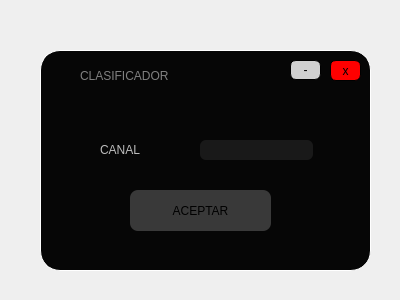
<?xml version="1.0" encoding="UTF-8"?>
<ui version="4.0">
 <class>Form</class>
 <widget class="QWidget" name="Form">
  <property name="geometry">
   <rect>
    <x>0</x>
    <y>0</y>
    <width>400</width>
    <height>300</height>
   </rect>
  </property>
  <property name="windowTitle">
   <string>Form</string>
  </property>
  <widget class="QWidget" name="widget" native="true">
   <property name="geometry">
    <rect>
     <x>40</x>
     <y>50</y>
     <width>331</width>
     <height>221</height>
    </rect>
   </property>
   <property name="styleSheet">
    <string notr="true">QWidget#widget{

background-color: rgb(6, 6, 6);
border-radius:20px;
	gridline-color: rgb(255, 255, 255);
	border-color: rgb(255, 255, 255);
border: 1px solid white;
}</string>
   </property>
   <widget class="QPushButton" name="BAceptar">
    <property name="geometry">
     <rect>
      <x>90</x>
      <y>140</y>
      <width>141</width>
      <height>41</height>
     </rect>
    </property>
    <property name="cursor">
     <cursorShape>PointingHandCursor</cursorShape>
    </property>
    <property name="styleSheet">
     <string notr="true">QPushButton#BAceptar{

background-color: rgb(57, 57, 57);

border-radius:8px;

font: 70 15pt &quot;Rockwell Extra Bold&quot;;
color:black;
}</string>
    </property>
    <property name="text">
     <string>ACEPTAR</string>
    </property>
   </widget>
   <widget class="QLabel" name="label_2">
    <property name="geometry">
     <rect>
      <x>60</x>
      <y>89</y>
      <width>81</width>
      <height>21</height>
     </rect>
    </property>
    <property name="styleSheet">
     <string notr="true">font: 14pt &quot;Lucida Console&quot;;

color: rgb(189, 189, 189);
;
font: 70 15pt &quot;Rockwell Extra Bold&quot;;</string>
    </property>
    <property name="text">
     <string>CANAL</string>
    </property>
   </widget>
   <widget class="QLineEdit" name="lineEdit">
    <property name="geometry">
     <rect>
      <x>160</x>
      <y>90</y>
      <width>113</width>
      <height>20</height>
     </rect>
    </property>
    <property name="styleSheet">
     <string notr="true">background-color: rgb(25, 25, 25);
border-radius:6px;
color: white</string>
    </property>
    <property name="text">
     <string/>
    </property>
   </widget>
   <widget class="QFrame" name="frame_4">
    <property name="geometry">
     <rect>
      <x>10</x>
      <y>10</y>
      <width>311</width>
      <height>31</height>
     </rect>
    </property>
    <property name="styleSheet">
     <string notr="true">QFrame#frame_4{
	background-color: rgb(6, 6, 6);
border-top-left-radius:20px;
border-top-right-radius:20px;



}</string>
    </property>
    <property name="frameShape">
     <enum>QFrame::StyledPanel</enum>
    </property>
    <property name="frameShadow">
     <enum>QFrame::Raised</enum>
    </property>
    <widget class="QPushButton" name="min_3">
     <property name="geometry">
      <rect>
       <x>910</x>
       <y>10</y>
       <width>41</width>
       <height>21</height>
      </rect>
     </property>
     <property name="cursor">
      <cursorShape>PointingHandCursor</cursorShape>
     </property>
     <property name="styleSheet">
      <string notr="true">QPushButton#min_3{
	background-color: rgb(208, 208, 208);
font: 16pt &quot;MS Shell Dlg 2&quot;;
border-radius:6px;
border: 1px solid black;


}</string>
     </property>
     <property name="text">
      <string>-</string>
     </property>
    </widget>
    <widget class="QPushButton" name="cerrar_3">
     <property name="geometry">
      <rect>
       <x>960</x>
       <y>10</y>
       <width>41</width>
       <height>21</height>
      </rect>
     </property>
     <property name="cursor">
      <cursorShape>PointingHandCursor</cursorShape>
     </property>
     <property name="styleSheet">
      <string notr="true">QPushButton#cerrar_3{

background-color: rgb(255, 0, 0);
border-radius:6px;
border: 1px solid black;
font: 11pt &quot;MS Shell Dlg 2&quot;;

}</string>
     </property>
     <property name="text">
      <string>x</string>
     </property>
    </widget>
    <widget class="QLabel" name="label_6">
     <property name="geometry">
      <rect>
       <x>30</x>
       <y>-10</y>
       <width>191</width>
       <height>51</height>
      </rect>
     </property>
     <property name="styleSheet">
      <string notr="true">font: 14pt &quot;Lucida Console&quot;;
color:gray
;
font: 70 10pt &quot;Rockwell Extra Bold&quot;;</string>
     </property>
     <property name="text">
      <string>CLASIFICADOR</string>
     </property>
    </widget>
    <widget class="QLabel" name="label_5">
     <property name="geometry">
      <rect>
       <x>0</x>
       <y>0</y>
       <width>31</width>
       <height>31</height>
      </rect>
     </property>
     <property name="styleSheet">
      <string notr="true">border-image: url(:/Iconos/Icono youtube.png);</string>
     </property>
     <property name="text">
      <string/>
     </property>
    </widget>
    <widget class="QPushButton" name="min_4">
     <property name="geometry">
      <rect>
       <x>240</x>
       <y>0</y>
       <width>31</width>
       <height>20</height>
      </rect>
     </property>
     <property name="cursor">
      <cursorShape>PointingHandCursor</cursorShape>
     </property>
     <property name="styleSheet">
      <string notr="true">QPushButton#min_4{
	background-color: rgb(208, 208, 208);
font: 16pt &quot;MS Shell Dlg 2&quot;;
border-radius:6px;
border: 1px solid black;


}</string>
     </property>
     <property name="text">
      <string>-</string>
     </property>
    </widget>
    <widget class="QPushButton" name="cerrar_4">
     <property name="geometry">
      <rect>
       <x>280</x>
       <y>0</y>
       <width>31</width>
       <height>21</height>
      </rect>
     </property>
     <property name="cursor">
      <cursorShape>PointingHandCursor</cursorShape>
     </property>
     <property name="styleSheet">
      <string notr="true">QPushButton#cerrar_4{

background-color: rgb(255, 0, 0);
border-radius:6px;
border: 1px solid black;
font: 11pt &quot;MS Shell Dlg 2&quot;;

}</string>
     </property>
     <property name="text">
      <string>x</string>
     </property>
    </widget>
   </widget>
  </widget>
 </widget>
 <resources>
  <include location="imagen.qrc"/>
 </resources>
 <connections/>
</ui>
